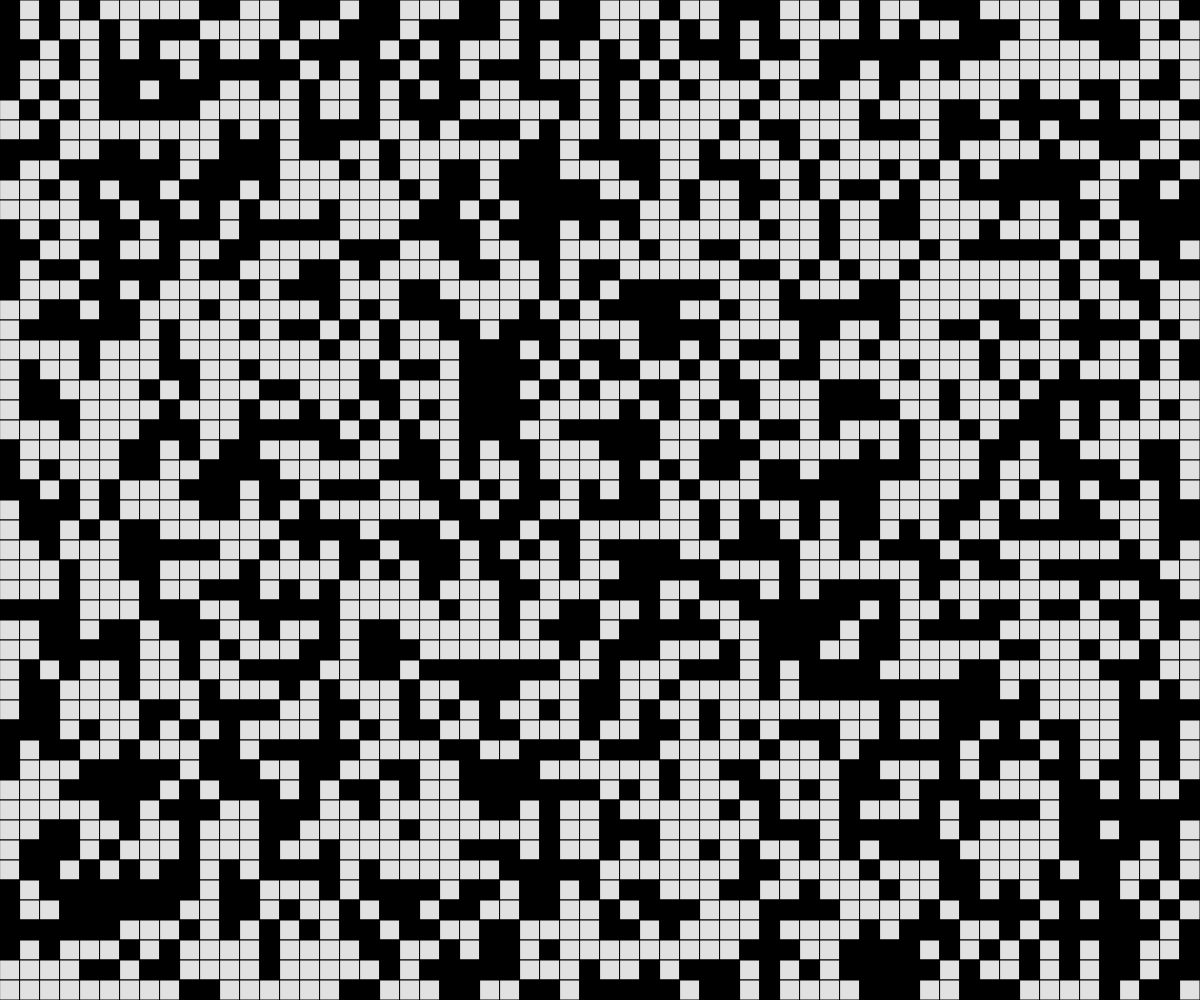
Frame 1 (no input)
Frame 60 (no input): identical to frame 1, image omitted
Frame 120 (the mouse pressed at the canvas centre since frame 60): identical to frame 1, image omitted

The p5.js sketch that drew this single still picture (run headless with seeded random() and noise() and a simulated clock; from frame 60 on, the mouse is pressed at the canvas centre):

// p5.js sketch
// ── sketch.js
// Rectangle Grid 
// 2D Array Demo
// Oct 28, 2024

const CELL_SIZE = 20;
let grid;
let rows;
let cols;

function setup() {
  createCanvas(windowWidth, windowHeight);
  cols = Math.floor(width/CELL_SIZE);
  rows = Math.floor(height/CELL_SIZE);
  grid = generateRandomGrid(cols, rows);
}

function draw() {
  background(220);

  displayGrid();
}

function displayGrid() {
  for (let y = 0; y < rows; y ++) {
    for (let x = 0; x < cols; x ++) {
      if (grid[y][x] === 1) {
        fill(0);
      }
      else {
        fill(225);
      }
      square(x * CELL_SIZE, y * CELL_SIZE, CELL_SIZE);
    }
  }
}

function generateRandomGrid(cols, rows) { 
  let newGrid = [];

  for (let y = 0; y < rows; y ++) {
    newGrid.push([]);
    for (let x = 0; x < cols; x ++) {
      if (random(100) < 50) {
        newGrid[y].push(0);
      }
      else {
        newGrid[y].push(1);
      }
    }
  }

  return newGrid;
}
